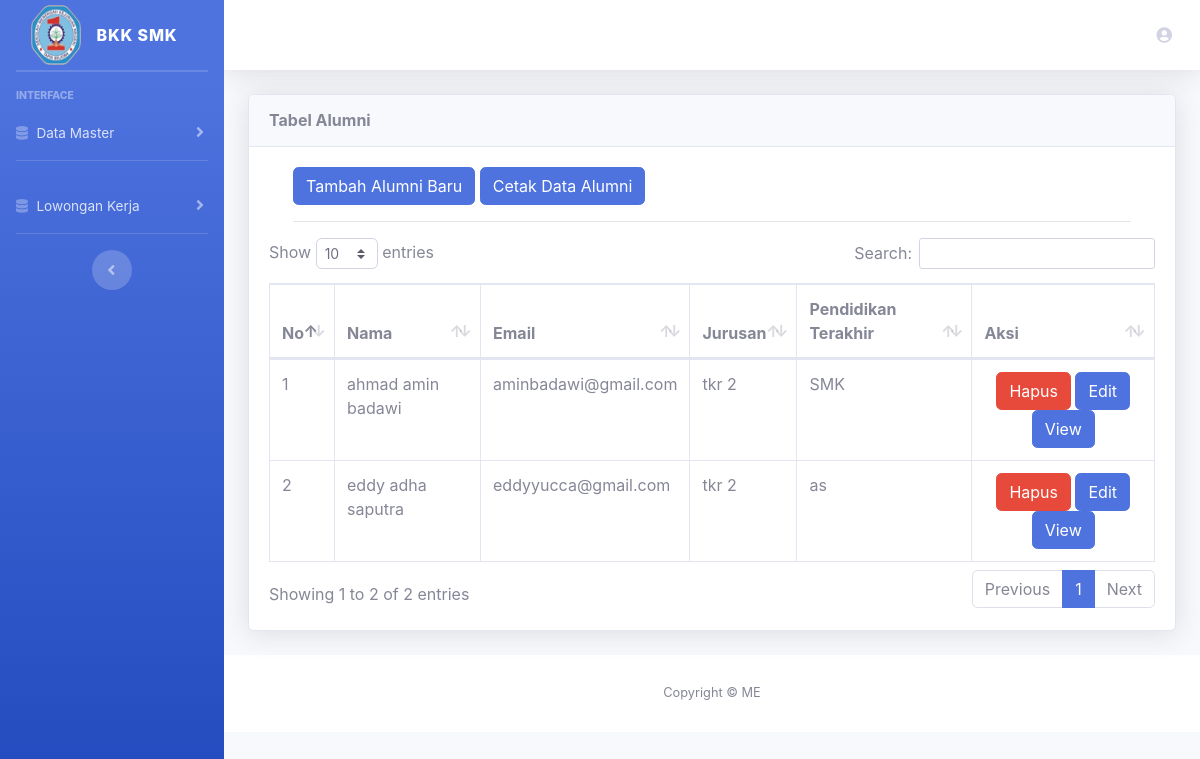
Page /index.php/admin/alumni on the earlier database version.
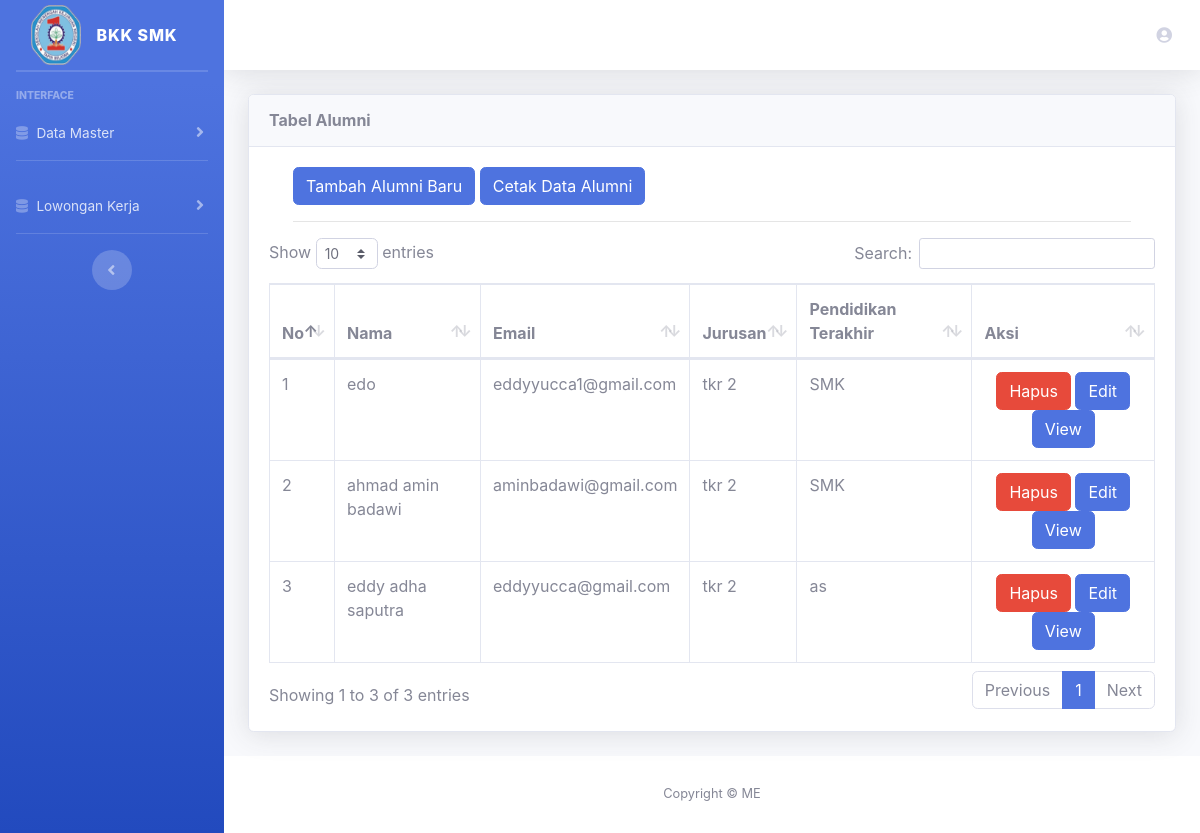
Same page on the later database version.
### tables this page shows
CREATE TABLE `alumni` (
  `id_alumni` int(11) NOT NULL,
  `nama_alumni` varchar(255) NOT NULL,
  `jurusan_smk` varchar(20) NOT NULL,
  `pendidikan_t` varchar(255) NOT NULL,
  `tgl_lahir` varchar(50) NOT NULL,
  `alamat` varchar(255) NOT NULL,
  `telpon` varchar(20) NOT NULL,
  `agama` varchar(30) NOT NULL,
  `foto_profil` text NOT NULL,
  `email` varchar(255) NOT NULL,
  `tentang_saya` varchar(255) NOT NULL,
  `data_pdf` text NOT NULL
);

CREATE TABLE `jurusan` (
  `id_jurusan` int(11) NOT NULL,
  `nama_jurusan` varchar(100) NOT NULL
);

### application/controllers/Admin.php (called while the page is built, shortened)
<?php
class Admin extends CI_Controller
{
    public function __construct()
    {
        $this->load->library('form_validation');
        $this->load->model('lowongan_m');
        $this->load->model('jurusan_m');
        $this->load->model('alumni_m');
    }
    public function alumni()
    {
        $data['judul'] = 'Data alumni';
        $data['nama'] = $this->session->userdata('nama_alumni');
        $data['data'] = $this->alumni_m->get_all_alumni();
        $this->load->view('template/header', $data);
        $this->load->view('admin/alumni/data_alumni', $data);
        $this->load->view('template/footer');
    }
}

### index.php (called while the page is built, shortened)
<?php
require_once BASEPATH.'core/CodeIgniter.php';

### application/models/Alumni_m.php (called while the page is built, shortened)
<?php
class Alumni_m extends CI_Model
{
    public function get_all_alumni()
    {
        $this->db->join('akun', 'akun.telpon = alumni.telpon');
        $this->db->join('jurusan', 'jurusan.id_jurusan = alumni.jurusan_smk');
        $this->db->order_by('id_alumni', 'DESC');
        return $this->db->get('alumni')->result();
    }
}

### application/views/admin/alumni/data_alumni.php (the view)
<div class="container-fluid">
    <div class="card shadow mb-4">
        <div class="card-header py-3">
            <h6 class="m-0 font-weight-bold ">Tabel Alumni</h6>
        </div>
        <div class="card-body">
            <div class="table-responsive">
                <div class="container">
                    <a href="<?= base_url('admin/tambah_alumni_baru') ?>" class="btn btn-primary">Tambah Alumni Baru</a>
                    <a href="<?= base_url('admin/cetak_alumni') ?>" class="btn btn-primary">Cetak Data Alumni</a>
                    <hr>
                </div>
                <table class="table table-bordered" id="dataTable" width="100%" cellspacing="0">
                    <thead>
                        <tr>
                            <th>No</th>
                            <th>Nama</th>
                            <th>Email</th>
                            <th>Jurusan</th>
                            <th>Pendidikan Terakhir</th>
                            <th>Aksi</th>
                        </tr>
                    </thead>
                    <tbody>
                        <?php
                        $nomor = 1;
                        foreach ($data as $x) { ?>
                            <tr>
                                <td><?= $nomor++; ?></td>
                                <td><?= $x->nama_alumni; ?></td>
                                <td><?= $x->email; ?></td>
                                <td><?= $x->nama_jurusan; ?></td>
                                <td><?= $x->pendidikan_t; ?></td>
                                <td align="center">
                                    <a href="<?= base_url('admin/delete_alumni/') . $x->telpon; ?>" onclick="return confirm('Yakin Hapus?')" class="btn btn-danger">Hapus</a>
                                    <a href="<?= base_url('admin/edit_alumni/') . $x->telpon; ?>" class="btn btn-primary">Edit</a>
                                    <a href="<?= base_url('admin/view_alumni/') . $x->telpon; ?>" class="btn btn-primary">View</a>
                                </td>
                            </tr>
                        <?php } ?>
                    </tbody>
                </table>
            </div>
        </div>
    </div>
</div>

### application/views/template/header.php (shortened to what this page needs)
<!DOCTYPE html>
<html lang="en">
<head>
  <link href="<?= base_url('assets') ?>/vendor/fontawesome-free/css/all.min.css" rel="stylesheet" type="text/css">
  <link href="<?= base_url('assets') ?>/css/sb-admin-2.min.css" rel="stylesheet">
  <link href="<?= base_url('assets') ?>/vendor/datatables/dataTables.bootstrap4.min.css" rel="stylesheet">
</head>
<body id="page-top">
  <body id="page-top">
    <div id="wrapper">
      <ul class="navbar-nav bg-gradient-primary sidebar sidebar-dark accordion" id="accordionSidebar">
        <a class="sidebar-brand d-flex align-items-center justify-content-center" href="<?= base_url('admin') ?>">
          <div class="sidebar-brand-icon">
            <img src="<?= base_url('assets/logo.png'); ?>" width="50" height="60" alt="Logo Pemda-Tapin">
          </div>
          <div class="sidebar-brand-text mx-3">BKK SMK</div>
        </a>
        <hr class="sidebar-divider my-0">
        <hr class="sidebar-divider">
        <div class="sidebar-heading">
          Interface
        </div>
        <li class="nav-item">
          <a class="nav-link collapsed" href="#" data-toggle="collapse" data-target="#collapseUtilities" aria-expanded="true" aria-controls="collapseUtilities">
            <i class="fas fa-database"></i>
            <span>Data Master</span>
          </a>
        </li>
        <hr class="sidebar-divider d-none d-md-block">
        <li class="nav-item">
          <a class="nav-link collapsed" href="#" data-toggle="collapse" data-target="#Pengajuan" aria-expanded="true" aria-controls="Pengajuan">
            <i class="fas fa-database"></i>
            <span>Lowongan Kerja</span>
          </a>
        </li>
        <hr class="sidebar-divider d-none d-md-block">
        <div class="text-center d-none d-md-inline">
          <button class="rounded-circle border-0" id="sidebarToggle"></button>
        </div>
      </ul>
      <div id="content-wrapper" class="d-flex flex-column">
        <div id="content">
          <nav class="navbar navbar-expand navbar-light bg-white topbar mb-4 static-top shadow">
            <ul class="navbar-nav ml-auto">
              <li class="nav-item dropdown no-arrow">
                <a class="nav-link dropdown-toggle" href="#" id="userDropdown" role="button" data-toggle="dropdown" aria-haspopup="true" aria-expanded="false">
                  <i class="fas fa-user-circle"></i>
                </a>
              </li>
            </ul>
          </nav>

### application/views/template/footer.php (shortened to what this page needs)
<footer class="sticky-footer bg-white">
  <div class="container my-auto">
    <div class="copyright text-center my-auto">
      <span>Copyright &copy; ME</span>
    </div>
  </div>
</footer>
</div>
</div>
</body>
</html>

Differences in the rows shown:
added alumni: nama_alumni "edo", email "eddyyucca1@gmail.com", jurusan.nama_jurusan "tkr 2", pendidikan_t "SMK"
Other differences:
text written by a page script: "Show entries Search: Showing 1 to 2 of 2 entries Previous 1 Next" → "Show entries Search: Showing 1 to 3 of 3 entries Previous 1 Next"
